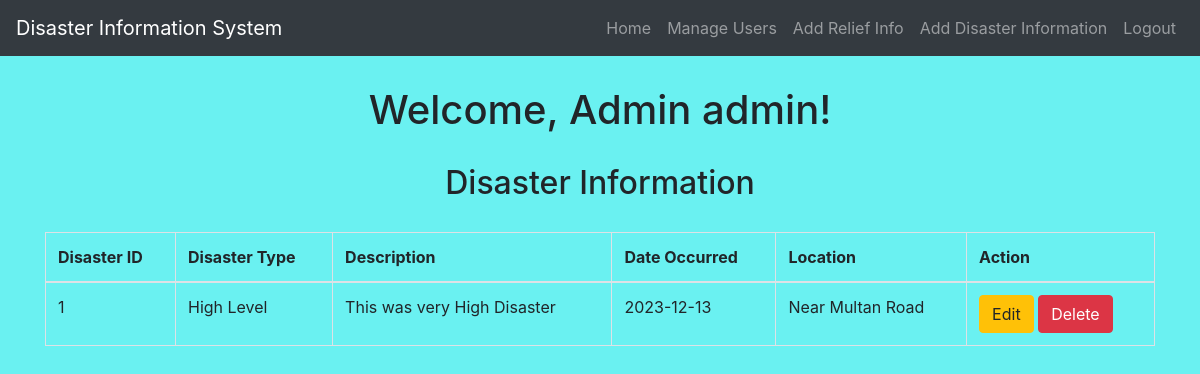
/admin/view_disaster_information.php (signed in), run on the app's committed database.
### tables this page shows
CREATE TABLE `disasterinformation` (
  `DisasterID` int(11) NOT NULL,
  `DisasterType` varchar(255) NOT NULL,
  `Description` text DEFAULT NULL,
  `DateOccurred` date DEFAULT NULL,
  `Location` varchar(255) NOT NULL
);

### admin/view_disaster_information.php (the view, shortened to what this page needs)
<?php
include('config.php');
$adminUsername = $_SESSION['AdminUsername'];
$sql = "SELECT DisasterID, DisasterType, Description, DateOccurred, Location FROM DisasterInformation";
$result = $conn->query($sql);
?>
<!DOCTYPE html>
<html lang="en">
<head>
    <link rel="stylesheet" href="https://stackpath.bootstrapcdn.com/bootstrap/4.5.2/css/bootstrap.min.css">
    <link rel="stylesheet" href="./css/style.css">
</head>
<body>
    <?php include('navbar.php'); ?>
    <div class="container mt-3">
        <h1>Welcome, Admin <?php echo $adminUsername; ?>!</h1>
        <h2>Disaster Information</h2>
        <?php
        if ($result->num_rows > 0) {
            echo "<table class='table table-bordered'>
                    <thead>
                        <tr>
                            <th>Disaster ID</th>
                            <th>Disaster Type</th>
                            <th>Description</th>
                            <th>Date Occurred</th>
                            <th>Location</th>
                            <th>Action</th>
                        </tr>
                    </thead>
                    <tbody>";
            while ($row = $result->fetch_assoc()) {
                echo "<tr>
                        <td>{$row['DisasterID']}</td>
                        <td>{$row['DisasterType']}</td>
                        <td>{$row['Description']}</td>
                        <td>{$row['DateOccurred']}</td>
                        <td>{$row['Location']}</td>
                        <td>
                            <a href='edit_disaster_information.php?disaster_id={$row['DisasterID']}' class='btn btn-warning'>Edit</a>
                            <a href='view_disaster_information.php?delete_disaster={$row['DisasterID']}' class='btn btn-danger' onclick='return confirm(\"Are you sure you want to delete this disaster information?\")'>Delete</a>
                        </td>
                    </tr>";
            }
            echo "</tbody></table>";
        } else {
            echo "<p>No disaster information found.</p>";
        }
        ?>
    </div>
</body>
</html>

### admin/css/style.css (style rules this page uses)
body { background-color:rgb(106, 241, 241); }
h1 , h2 , h3 , h4 { text-align: center; margin: 30px; }

### data on the page
disasterinformation: DisasterID "1", DisasterType "High Level", Description "This was very High Disaster", DateOccurred "2023-12-13", Location "Near Multan Road"

### other printed values
$adminUsername "admin"
